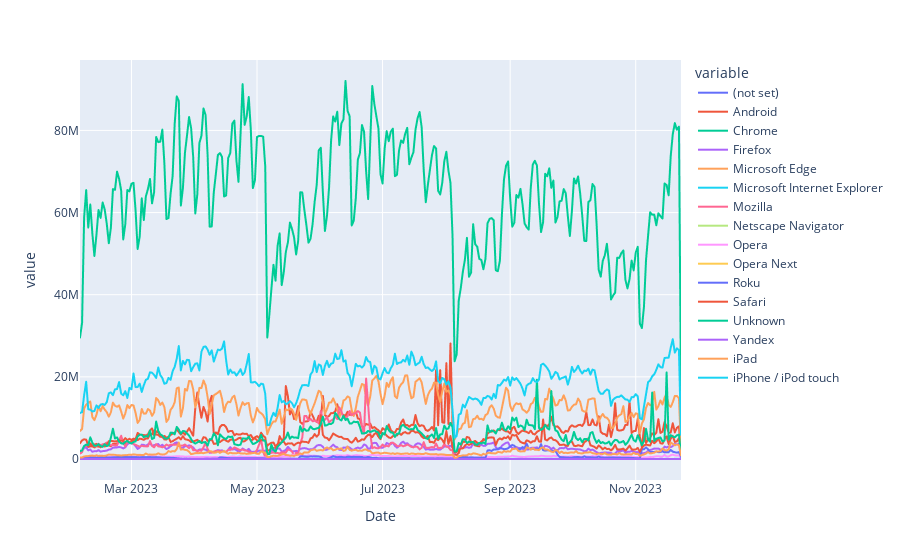

Source (notebook cell):
### Markdown cell above
<h2>Group 1</h2>

### Code cell
df_grouped_v1 = df.groupby(['Date','Browser/Platform'])['Impressions'].sum().reset_index()

df_pivoted_v1 = df_grouped_v1.pivot(index='Date', columns='Browser/Platform', values='Impressions').reset_index()

fig = px.line(df_pivoted, x='Date', y=df_pivoted_v1.columns[1:])

fig.show()

### Figure 1 — Plotly figure (JSON) as saved in the notebook; plotly's stock layout.template omitted (floating-point values rounded to 4 significant figures; data arrays with more than 128 entries replaced by an {"elided": "..."} marker saying what was removed)
{"data": [{"hovertemplate": "variable=(not set)<br>Date=%{x}<br>value=%{y}<extra></extra>", "legendgroup": "(not set)", "line": {"color": "#636efa", "dash": "solid"}, "marker": {"symbol": "circle"}, "mode": "lines", "name": "(not set)", "showlegend": true, "type": "scattergl", "x": {"elided": "293 str values"}, "xaxis": "x", "y": {"elided": "293 int values"}, "yaxis": "y"}, {"hovertemplate": "variable=Android<br>Date=%{x}<br>value=%{y}<extra></extra>", "legendgroup": "Android", "line": {"color": "#EF553B", "dash": "solid"}, "marker": {"symbol": "circle"}, "mode": "lines", "name": "Android", "showlegend": true, "type": "scattergl", "x": {"elided": "293 str values"}, "xaxis": "x", "y": {"elided": "293 int values"}, "yaxis": "y"}, {"hovertemplate": "variable=Chrome<br>Date=%{x}<br>value=%{y}<extra></extra>", "legendgroup": "Chrome", "line": {"color": "#00cc96", "dash": "solid"}, "marker": {"symbol": "circle"}, "mode": "lines", "name": "Chrome", "showlegend": true, "type": "scattergl", "x": {"elided": "293 str values"}, "xaxis": "x", "y": {"elided": "293 int values"}, "yaxis": "y"}, {"hovertemplate": "variable=Firefox<br>Date=%{x}<br>value=%{y}<extra></extra>", "legendgroup": "Firefox", "line": {"color": "#ab63fa", "dash": "solid"}, "marker": {"symbol": "circle"}, "mode": "lines", "name": "Firefox", "showlegend": true, "type": "scattergl", "x": {"elided": "293 str values"}, "xaxis": "x", "y": {"elided": "293 int values"}, "yaxis": "y"}, {"hovertemplate": "variable=Microsoft Edge<br>Date=%{x}<br>value=%{y}<extra></extra>", "legendgroup": "Microsoft Edge", "line": {"color": "#FFA15A", "dash": "solid"}, "marker": {"symbol": "circle"}, "mode": "lines", "name": "Microsoft Edge", "showlegend": true, "type": "scattergl", "x": {"elided": "293 str values"}, "xaxis": "x", "y": {"elided": "293 int values"}, "yaxis": "y"}, {"hovertemplate": "variable=Microsoft Internet Explorer<br>Date=%{x}<br>value=%{y}<extra></extra>", "legendgroup": "Microsoft Internet Explorer", "line": {"color": "#19d3f3", "dash": "solid"}, "marker": {"symbol": "circle"}, "mode": "lines", "name": "Microsoft Internet Explorer", "showlegend": true, "type": "scattergl", "x": {"elided": "293 str values"}, "xaxis": "x", "y": {"elided": "293 int values"}, "yaxis": "y"}, {"hovertemplate": "variable=Mozilla<br>Date=%{x}<br>value=%{y}<extra></extra>", "legendgroup": "Mozilla", "line": {"color": "#FF6692", "dash": "solid"}, "marker": {"symbol": "circle"}, "mode": "lines", "name": "Mozilla", "showlegend": true, "type": "scattergl", "x": {"elided": "293 str values"}, "xaxis": "x", "y": {"elided": "293 int values"}, "yaxis": "y"}, {"hovertemplate": "variable=Netscape Navigator<br>Date=%{x}<br>value=%{y}<extra></extra>", "legendgroup": "Netscape Navigator", "line": {"color": "#B6E880", "dash": "solid"}, "marker": {"symbol": "circle"}, "mode": "lines", "name": "Netscape Navigator", "showlegend": true, "type": "scattergl", "x": {"elided": "293 str values"}, "xaxis": "x", "y": {"elided": "293 int values"}, "yaxis": "y"}, {"hovertemplate": "variable=Opera<br>Date=%{x}<br>value=%{y}<extra></extra>", "legendgroup": "Opera", "line": {"color": "#FF97FF", "dash": "solid"}, "marker": {"symbol": "circle"}, "mode": "lines", "name": "Opera", "showlegend": true, "type": "scattergl", "x": {"elided": "293 str values"}, "xaxis": "x", "y": {"elided": "293 int values"}, "yaxis": "y"}, {"hovertemplate": "variable=Opera Next<br>Date=%{x}<br>value=%{y}<extra></extra>", "legendgroup": "Opera Next", "line": {"color": "#FECB52", "dash": "solid"}, "marker": {"symbol": "circle"}, "mode": "lines", "name": "Opera Next", "showlegend": true, "type": "scattergl", "x": {"elided": "293 str values"}, "xaxis": "x", "y": {"elided": "293 int values"}, "yaxis": "y"}, {"hovertemplate": "variable=Roku<br>Date=%{x}<br>value=%{y}<extra></extra>", "legendgroup": "Roku", "line": {"color": "#636efa", "dash": "solid"}, "marker": {"symbol": "circle"}, "mode": "lines", "name": "Roku", "showlegend": true, "type": "scattergl", "x": {"elided": "293 str values"}, "xaxis": "x", "y": {"elided": "293 int values"}, "yaxis": "y"}, {"hovertemplate": "variable=Safari<br>Date=%{x}<br>value=%{y}<extra></extra>", "legendgroup": "Safari", "line": {"color": "#EF553B", "dash": "solid"}, "marker": {"symbol": "circle"}, "mode": "lines", "name": "Safari", "showlegend": true, "type": "scattergl", "x": {"elided": "293 str values"}, "xaxis": "x", "y": {"elided": "293 int values"}, "yaxis": "y"}, {"hovertemplate": "variable=Unknown<br>Date=%{x}<br>value=%{y}<extra></extra>", "legendgroup": "Unknown", "line": {"color": "#00cc96", "dash": "solid"}, "marker": {"symbol": "circle"}, "mode": "lines", "name": "Unknown", "showlegend": true, "type": "scattergl", "x": {"elided": "293 str values"}, "xaxis": "x", "y": {"elided": "293 int values"}, "yaxis": "y"}, {"hovertemplate": "variable=Yandex<br>Date=%{x}<br>value=%{y}<extra></extra>", "legendgroup": "Yandex", "line": {"color": "#ab63fa", "dash": "solid"}, "marker": {"symbol": "circle"}, "mode": "lines", "name": "Yandex", "showlegend": true, "type": "scattergl", "x": {"elided": "293 str values"}, "xaxis": "x", "y": {"elided": "293 int values"}, "yaxis": "y"}, {"hovertemplate": "variable=iPad<br>Date=%{x}<br>value=%{y}<extra></extra>", "legendgroup": "iPad", "line": {"color": "#FFA15A", "dash": "solid"}, "marker": {"symbol": "circle"}, "mode": "lines", "name": "iPad", "showlegend": true, "type": "scattergl", "x": {"elided": "293 str values"}, "xaxis": "x", "y": {"elided": "293 int values"}, "yaxis": "y"}, {"hovertemplate": "variable=iPhone / iPod touch<br>Date=%{x}<br>value=%{y}<extra></extra>", "legendgroup": "iPhone / iPod touch", "line": {"color": "#19d3f3", "dash": "solid"}, "marker": {"symbol": "circle"}, "mode": "lines", "name": "iPhone / iPod touch", "showlegend": true, "type": "scattergl", "x": {"elided": "293 str values"}, "xaxis": "x", "y": {"elided": "293 int values"}, "yaxis": "y"}], "layout": {"legend": {"title": {"text": "variable"}, "tracegroupgap": 0}, "margin": {"t": 60}, "xaxis": {"anchor": "y", "domain": [0, 1], "title": {"text": "Date"}}, "yaxis": {"anchor": "x", "domain": [0, 1], "title": {"text": "value"}}}}
